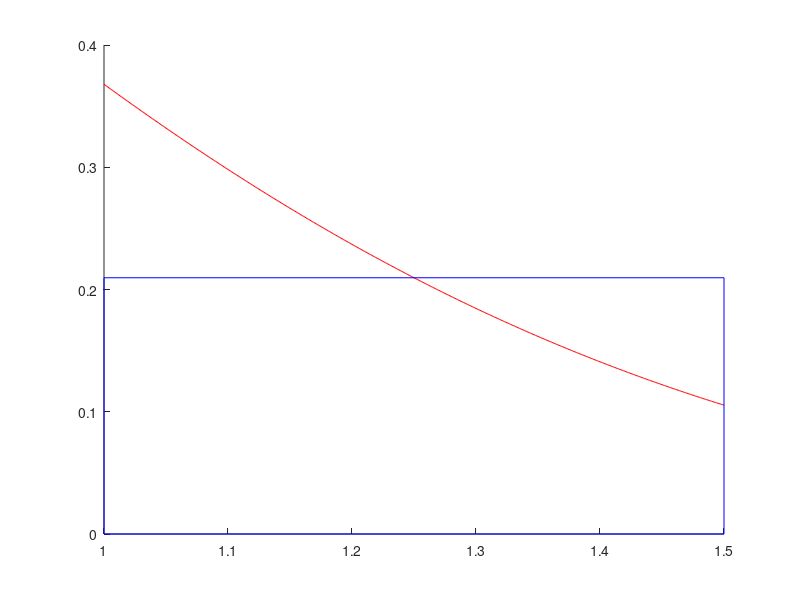

Recreate this plot in MATLAB.

a = 1;
b = 1.5;
format long 

h = (b-a)/2;
f = @(x) exp(-(x .^ 2));
function retval = repeated_rectangle_midpoint(a, b, f, n)
  h = (b-a)/n;
  x =(a+h/2):h:(b-h/2);
  retval = ((b - a) / n) * sum(f(x));
end


res = repeated_rectangle_midpoint(a,b,f,150)
res2 = repeated_rectangle_midpoint(a,b,f,500)
#a,c

hold on

x = 1 : 0.001 : 1.5;
plot(x, f(x), 'r');
vertices_x = [a, b, b, a, a];
vertices_y = [0, 0, f((a + b) / 2), f((a + b) / 2), 0];
plot(vertices_x, vertices_y, 'b');
hold off;
#b
